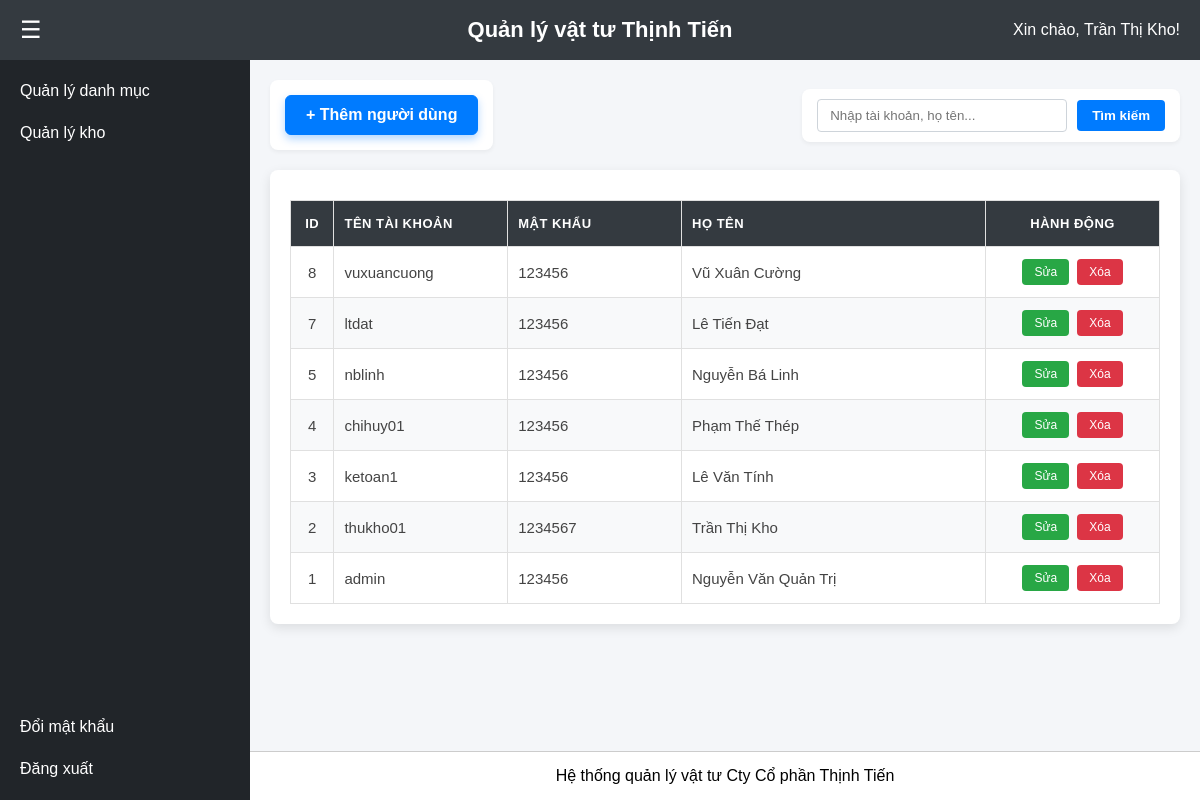
Screenshot of /qlht_nguoi_dung.php (signed in) with the database file from the repository.
### tables this page shows
CREATE TABLE IF NOT EXISTS `nguoi_dung` (
  `id_nguoi_dung` int(11) NOT NULL AUTO_INCREMENT,
  `tai_khoan` varchar(50) NOT NULL,
  `mat_khau` varchar(255) NOT NULL,
  `ho_ten` varchar(100) NOT NULL,
  `id_vai_tro` int(11) DEFAULT NULL,
  PRIMARY KEY (`id_nguoi_dung`),
  UNIQUE KEY `tai_khoan` (`tai_khoan`),
  KEY `fk_nguoidung_vaitro` (`id_vai_tro`)
);

### qlht_nguoi_dung.php (the view, shortened to what this page needs)
<?php
include 'db_connect.php';
$search_query = isset($_GET['search']) ? mysqli_real_escape_string($conn, trim($_GET['search'])) : "";
$where_conditions = ["1=1"];
$where_sql = implode(" AND ", $where_conditions);
?>
<!DOCTYPE html>
<html lang="vi">
<head>
    <link rel="stylesheet" href="/css/style.css?v=<?php echo time(); ?>">
</head>
<body>
    <?php include 'includes/header.php'; ?>
    <div class="wrapper">
        <?php include 'includes/sidebar.php'; ?>
        <div class="main-content">
            <main>
                <div class="filter-wrapper">
                    <div class="selection-function" style="margin: 0;">
                        <div class="selection active" style="cursor: pointer;" onclick="moModalThem()">
                            <a>+ Thêm người dùng</a>
                        </div>
                    </div>
                    <form class="filter-form" method="GET" action="qlht_nguoi_dung.php">
                        <input type="text" name="search" placeholder="Nhập tài khoản, họ tên..." value="<?php echo htmlspecialchars($search_query); ?>" style="width: 250px;">
                        <button type="submit" class="btn-search">Tìm kiếm</button>
                    </form>
                </div>
                <div id="table-container">
                    <table>
                        <thead>
                            <tr>
                                <th width="5%" class="text-center">ID</th>
                                <th width="20%" class="text-left">Tên tài khoản</th>
                                <th width="20%" class="text-left">Mật khẩu</th>
                                <th width="35%" class="text-left">Họ tên</th>
                                <th width="20%" class="text-center">Hành động</th>
                            </tr>
                        </thead>
                        <tbody>
                            <?php
                                $sql = "SELECT id_nguoi_dung, tai_khoan, mat_khau, ho_ten FROM nguoi_dung WHERE $where_sql ORDER BY id_nguoi_dung DESC";
                                $result = mysqli_query($conn, $sql);
                                if(mysqli_num_rows($result) > 0) {
                                    while ($row = mysqli_fetch_assoc($result)) {
                                        echo "<tr>";
                                        echo "<td class='text-center'>" . $row['id_nguoi_dung'] . "</td>";
                                        echo "<td class='text-left'>" . htmlspecialchars($row['tai_khoan']) . "</td>";
                                        echo "<td class='text-left'>" . htmlspecialchars($row['mat_khau']) . "</td>";
                                        echo "<td class='text-left'>" . htmlspecialchars($row['ho_ten']) . "</td>";
                                        echo "<td class='text-center'>
                                            <a href='javascript:void(0)' class='btn-action btn-edit'
                                            onclick='moModalSua({$row['id_nguoi_dung']}, \"{$row['tai_khoan']}\", \"{$row['mat_khau']}\", \"{$row['ho_ten']}\")'>Sửa</a>
                                            <a href='qlht_nguoi_dung.php?action=delete&id={$row['id_nguoi_dung']}' onclick='return confirm(\"Bạn có chắc chắn muốn XÓA người dùng này không?\");' class='btn-action btn-delete'>Xóa</a>
                                        </td>";
                                        echo "</tr>";
                                    }
                                } else {
                                    echo "<tr><td colspan='5' class='text-center' style='padding: 20px;'>Không tìm thấy người dùng!</td></tr>";
                                }
                            ?>
                        </tbody>
                    </table>
                </div>
            </main>
            <?php include 'includes/footer.php'; ?>
        </div>
    </div>
</body>
</html>

### includes/header.php (shortened to what this page needs)
<?php
include 'db_connect.php';
$id_nguoi_dung = $_SESSION['id_nguoi_dung'];
$sql = "SELECT * FROM nguoi_dung WHERE id_nguoi_dung='$id_nguoi_dung'";
$result_user = mysqli_query($conn, $sql);
if ($row = mysqli_fetch_assoc($result_user)) {
    $ho_ten = $row['ho_ten'];
} else {
    $ho_ten = "Admin";
}
?>
<header>
    <div class="header-left">
        <button class="btn-toggle" onclick="dongMoSidebar()">☰</button>
    </div>
    <div class="header-center">
        Quản lý vật tư Thịnh Tiến
    </div>
    <div class="header-right">
        Xin chào, <?php echo $ho_ten; ?>!
    </div>
</header>

### includes/sidebar.php (shortened to what this page needs)
<?php
$role_id = 0;
if (isset($_SESSION['id_nguoi_dung'])) {
    $user_id_sidebar = $_SESSION['id_nguoi_dung'];
    $role_query = mysqli_query($conn, "SELECT id_vai_tro FROM nguoi_dung WHERE id_nguoi_dung='$user_id_sidebar'");
    if ($role_row = mysqli_fetch_assoc($role_query)) {
        $role_id = intval($role_row['id_vai_tro']);
    }
}
?>
<aside class="sidebar" id="thanhMenu">
    <ul class="menu-top">
        <?php if (in_array($role_id, [1, 3, 6])): ?>
            <li><a href="/QLDM.php">Quản lý danh mục</a></li>
        <?php endif; ?>
        <?php if (in_array($role_id, [1, 3, 5])): ?>
            <li><a href="/QLkho.php">Quản lý kho</a></li>
        <?php endif; ?>
    </ul>
    <ul class="menu-bottom">
        <li><a href="/doi_mat_khau.php">Đổi mật khẩu</a></li>
        <li><a href="/logout.php" onclick="return confirm('Bạn có chắc chắn muốn đăng xuất?')">Đăng xuất</a></li>
    </ul>
</aside>

### includes/footer.php
<footer>
    Hệ thống quản lý vật tư Cty Cổ phần Thịnh Tiến
</footer>

### css/style.css (style rules this page uses)
* { margin: 0; padding: 0; box-sizing: border-box; font-family: Arial, sans-serif; }
body { display: flex; flex-direction: column; height: 100vh; }
header { display: flex; align-items: center; background-color: #343a40; color: white; height: 60px; padding: 0 20px; }
.header-left { flex: 1; display: flex; justify-content: flex-start; }
.header-center { flex: 1; display: flex; justify-content: center; font-size: 22px; font-weight: bold; }
.header-right { flex: 1; display: flex; justify-content: flex-end; }
.btn-toggle { background: transparent; border: none; color: white; font-size: 24px; cursor: pointer; }
.wrapper { display: flex; flex: 1; overflow: hidden; }
.sidebar { width: 250px; background-color: #212529; color: white; transition: margin-left 0.3s ease; display: flex; flex-direction: column; justify-content: space-between; height: calc(100vh - 60px); position: relative; z-index: 99; }
.sidebar ul { list-style: none; padding: 10px 0; }
.sidebar ul li a { color: white; text-decoration: none; padding: 12px 20px; display: block; transition: 0.2s; }
.main-content { flex: 1; display: flex; flex-direction: column; background: #f4f6f9; }
main { flex: 1; padding: 20px; }
footer { background: white; text-align: center; padding: 15px; border-top: 1px solid #ccc; }
#table-container { background-color: #ffffff; padding: 20px; border-radius: 8px; box-shadow: 0 2px 8px rgba(0,0,0,0.1); margin-top: 15px; overflow-x: auto; }
#table-container table { width: 100%; border-collapse: collapse; }
#table-container th, #table-container td { border: 1px solid #dee2e6; padding: 12px 15px; text-align: left; }
#table-container thead th { background-color: #343a40; color: #ffffff; font-weight: bold; }
#table-container th.text-center, #table-container td.text-center { text-align: center; }
#table-container tbody tr:nth-child(even) { background-color: #f8f9fa; }
.btn-action { padding: 5px 10px; color: white; text-decoration: none; border-radius: 4px; font-size: 13px; margin: 0 2px; display: inline-block; }
.btn-edit { background-color: #28a745; }
.btn-delete { background-color: #dc3545; }
.selection-function { display: flex; gap: 10px; margin-bottom: 20px; background: #fff; padding: 15px; border-radius: 8px; box-shadow: 0 2px 4px rgba(0,0,0,0.05); }
.selection { transition: all 0.3s ease; }
.selection a { display: inline-block; padding: 10px 20px; background-color: #f8f9fa; color: #333; text-decoration: none; font-weight: 600; border: 1px solid #ddd; border-radius: 6px; }
.selection:hover a, .selection.active a { background-color: #007bff; color: white; border-color: #007bff; box-shadow: 0 4px 8px rgba(0,123,255,0.3); }
#table-container { background: white; padding: 20px; border-radius: 8px; box-shadow: 0 4px 12px rgba(0,0,0,0.1); }
#table-container table { width: 100%; border-collapse: collapse; margin-top: 10px; font-size: 15px; }
#table-container table, #table-container th, #table-container td { border: 1px solid #e0e0e0; }
#table-container thead th { background-color: #343a40; color: white; padding: 15px 10px; text-transform: uppercase; font-size: 13px; letter-spacing: 0.5px; }
#table-container tbody td { padding: 12px 10px; color: #444; }
.text-center { text-align: center; }
.text-left { text-align: left; }
.btn-action { padding: 6px 12px; font-size: 12px; border-radius: 4px; text-decoration: none; color: white; margin: 0 2px; }

### qlht_nguoi_dung.php (style rules this page uses)
.filter-wrapper { display: flex; justify-content: space-between; align-items: center; margin-bottom: 20px; flex-wrap: wrap; gap: 15px; }
.filter-form { display: flex; gap: 10px; align-items: center; background: #fff; padding: 10px 15px; border-radius: 8px; box-shadow: 0 2px 4px rgba(0,0,0,0.05); }
.filter-form input { padding: 8px 12px; border: 1px solid #ced4da; border-radius: 4px; outline: none; }
.btn-search { padding: 8px 15px; background: #007bff; color: white; border: none; border-radius: 4px; cursor: pointer; font-weight: bold; }

### rows the page displays
nguoi_dung: ho_ten "Trần Thị Kho", id_nguoi_dung "2", tai_khoan "thukho01", mat_khau "1234567"
nguoi_dung: id_nguoi_dung "8", tai_khoan "vuxuancuong", mat_khau "123456", ho_ten "Vũ Xuân Cường"
nguoi_dung: id_nguoi_dung "7", tai_khoan "ltdat", mat_khau "123456", ho_ten "Lê Tiến Đạt"
nguoi_dung: id_nguoi_dung "5", tai_khoan "nblinh", mat_khau "123456", ho_ten "Nguyễn Bá Linh"
nguoi_dung: id_nguoi_dung "4", tai_khoan "chihuy01", mat_khau "123456", ho_ten "Phạm Thế Thép"
nguoi_dung: id_nguoi_dung "3", tai_khoan "ketoan1", mat_khau "123456", ho_ten "Lê Văn Tính"
nguoi_dung: id_nguoi_dung "1", tai_khoan "admin", mat_khau "123456", ho_ten "Nguyễn Văn Quản Trị"
